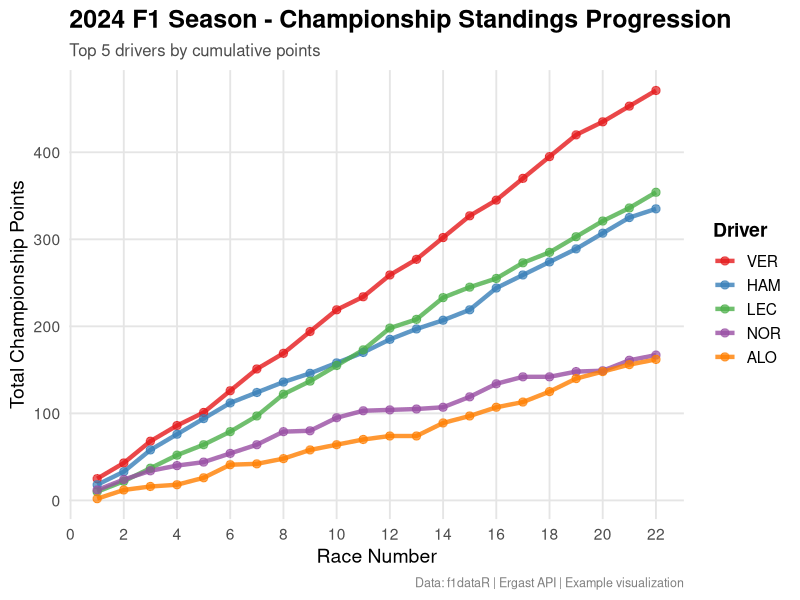

R code for this plot:
#!/usr/bin/env Rscript
# Example script: Plot driver championship standings progression
# Demonstrates how to create season-long analysis visualizations

# Load required packages
suppressPackageStartupMessages({
  library(ggplot2)
  library(dplyr)
  library(tidyr)
})

# Configuration
SEASON <- 2024
CACHE_DIR <- "data/cache"
OUTPUT_DIR <- "plots"

# Create directories
dir.create(CACHE_DIR, recursive = TRUE, showWarnings = FALSE)
dir.create(OUTPUT_DIR, recursive = TRUE, showWarnings = FALSE)

# Main execution
main <- function() {
  cat("\n")
  cat("===========================================\n")
  cat("F1 Championship Standings Progression\n")
  cat("===========================================\n")
  cat(sprintf("Season: %d\n", SEASON))
  cat("\n")
  
  tryCatch({
    cat("Step 1: Generating example standings data...\n")
    
    # Create example standings data
    # In a real implementation, this would come from f1dataR
    set.seed(123)
    races <- 1:22
    drivers <- c("VER", "HAM", "LEC", "PER", "NOR", "SAI", "RUS", "ALO")
    
    # Simulate championship progression
    standings_data <- expand.grid(
      race = races,
      driver = drivers
    ) %>%
      arrange(driver, race) %>%
      group_by(driver) %>%
      mutate(
        # Simulate points accumulation
        race_points = case_when(
          driver == "VER" ~ sample(c(25, 18, 15), size = n(), replace = TRUE, prob = c(0.6, 0.3, 0.1)),
          driver == "HAM" ~ sample(c(25, 18, 15, 12, 10), size = n(), replace = TRUE, prob = c(0.1, 0.3, 0.3, 0.2, 0.1)),
          driver == "LEC" ~ sample(c(25, 18, 15, 12, 10), size = n(), replace = TRUE, prob = c(0.15, 0.25, 0.3, 0.2, 0.1)),
          TRUE ~ sample(c(15, 12, 10, 8, 6, 4, 2, 1, 0), size = n(), replace = TRUE)
        ),
        total_points = cumsum(race_points)
      ) %>%
      ungroup()
    
    # Get top 5 drivers by final points
    top_drivers <- standings_data %>%
      filter(race == max(race)) %>%
      arrange(desc(total_points)) %>%
      head(5) %>%
      pull(driver)
    
    plot_data <- standings_data %>%
      filter(driver %in% top_drivers)
    
    cat("Step 2: Creating visualization...\n")
    
    # Create plot
    p <- ggplot(plot_data, aes(x = race, y = total_points, color = driver, group = driver)) +
      geom_line(linewidth = 1.5, alpha = 0.8) +
      geom_point(size = 2.5, alpha = 0.7) +
      scale_x_continuous(breaks = seq(0, 22, by = 2)) +
      scale_color_brewer(palette = "Set1") +
      theme_minimal(base_size = 14) +
      theme(
        plot.title = element_text(face = "bold", size = 18),
        plot.subtitle = element_text(size = 12, color = "gray30"),
        plot.caption = element_text(size = 9, color = "gray50"),
        legend.position = "right",
        legend.title = element_text(face = "bold"),
        panel.grid.minor = element_blank(),
        panel.grid.major = element_line(color = "gray90")
      ) +
      labs(
        title = sprintf("%d F1 Season - Championship Standings Progression", SEASON),
        subtitle = "Top 5 drivers by cumulative points",
        x = "Race Number",
        y = "Total Championship Points",
        color = "Driver",
        caption = "Data: f1dataR | Ergast API | Example visualization"
      )
    
    cat("Step 3: Saving plot...\n")
    output_file <- file.path(OUTPUT_DIR, sprintf("standings_progression_%d.png", SEASON))
    
    ggsave(
      filename = output_file,
      plot = p,
      width = 12,
      height = 7,
      dpi = 300,
      bg = "white"
    )
    
    cat(sprintf("✓ Plot saved to: %s\n", output_file))
    
    # Also create a final standings table visualization
    cat("Step 4: Creating final standings table...\n")
    
    final_standings <- standings_data %>%
      filter(race == max(race), driver %in% top_drivers) %>%
      arrange(desc(total_points)) %>%
      mutate(position = row_number()) %>%
      select(position, driver, total_points)
    
    # Print to console
    cat("\nFinal Standings (Top 5):\n")
    print(final_standings, row.names = FALSE)
    
    cat("\n")
    cat("===========================================\n")
    cat("Analysis complete!\n")
    cat("===========================================\n")
    cat("\n")
    
  }, error = function(e) {
    cat(sprintf("\n✗ Error: %s\n\n", e$message))
    quit(status = 1)
  })
}

# Run main function
main()
